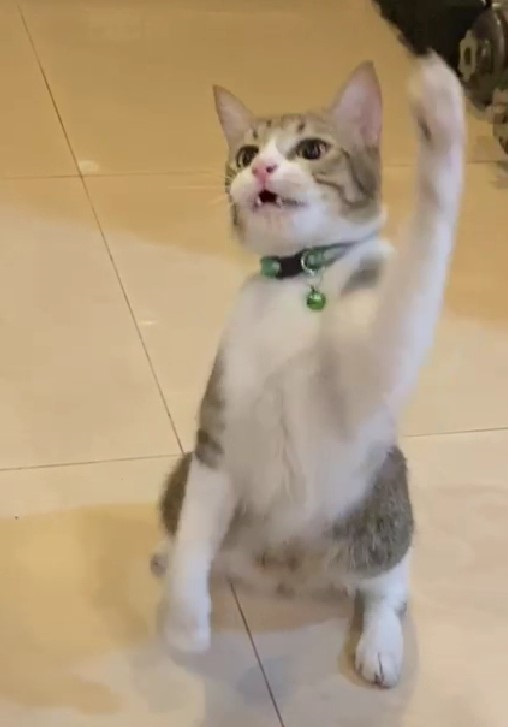
#> input picture Lab_5/sugar.png, 508 x 727 px, found by its file name
$ python Task4.py
#> lines starting #> are read from the running program, lines starting #| are printed output that depends on the picture
from PIL import Image, ImageFilter, ImageEnhance
import cv2
#import numpy as np

# Opening the image
image = Image.open("D:\APU Stuff\Bachelor of Computer Science (Intelligent Systems) [APD2F2202CS(IS)]\Semester 2\Imaging & Special Effects [CT029-3-2-ISE]\Mine\Labs\Lab_5\sugar.png")
#> image is the input picture: PIL image 508x727 RGBA; mean R, G, B, A 177.3, 155.7, 126.2, 255

newImage = image.resize((500, 500))
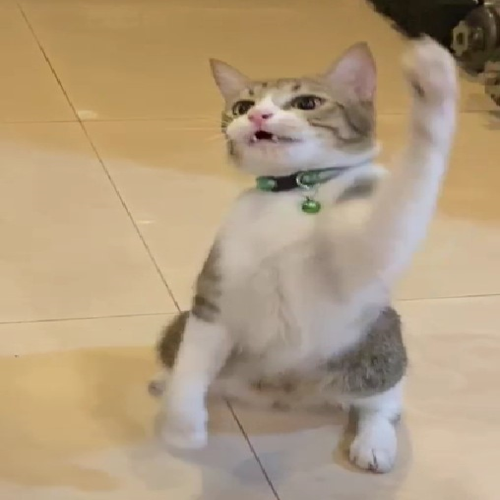
#> newImage: PIL image 500x500 RGBA; mean R, G, B, A 177.3, 155.7, 126.2, 255
blurimage = newImage.filter(ImageFilter.GaussianBlur(5))
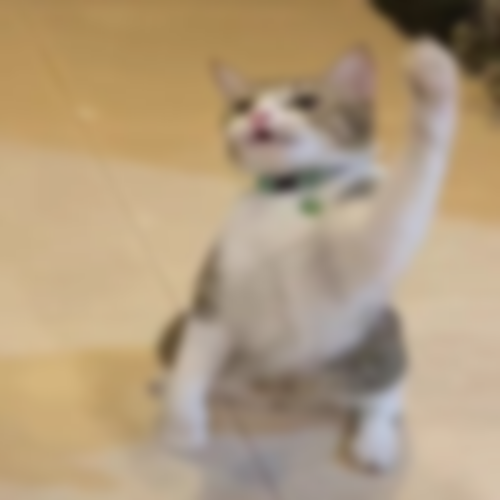
#> blurimage: PIL image 500x500 RGBA; mean R, G, B, A 177.3, 155.7, 126.2, 255
sharpenImage = ImageEnhance.Sharpness(newImage).enhance(30)
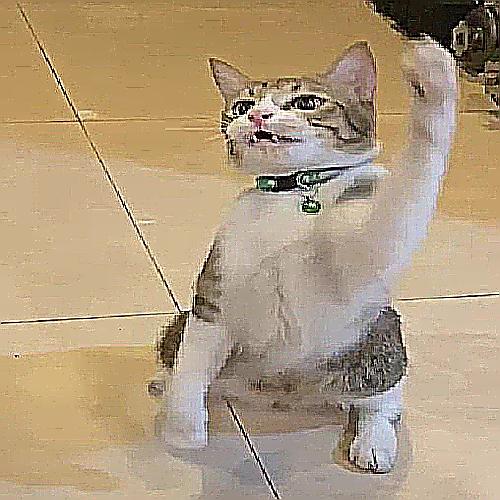
#> sharpenImage: PIL image 500x500 RGBA; mean R, G, B, A 177.4, 156.2, 127.2, 255

im1 = newImage
im2 = blurimage
im3 = sharpenImage

def get_concat_h_blank(im1, im2, color=(0, 0, 0)):
    dst = Image.new('RGB', (im1.width + im2.width, max(im1.height, im2.height)), color)
    dst.paste(im1, (0, 0))
    dst.paste(im2, (im1.width, 0))
    return dst

def get_concat_h_multi_blank(im_list):
    _im = im_list.pop(0)
    for im in im_list:
        _im = get_concat_h_blank(_im, im)
    return _im

get_concat_h_multi_blank([im1, im2, im3]).save('D:\APU Stuff\Bachelor of Computer Science (Intelligent Systems) [APD2F2202CS(IS)]\Semester 2\Imaging & Special Effects [CT029-3-2-ISE]\Mine\Labs\Lab_5\pillow_concat_h.png')
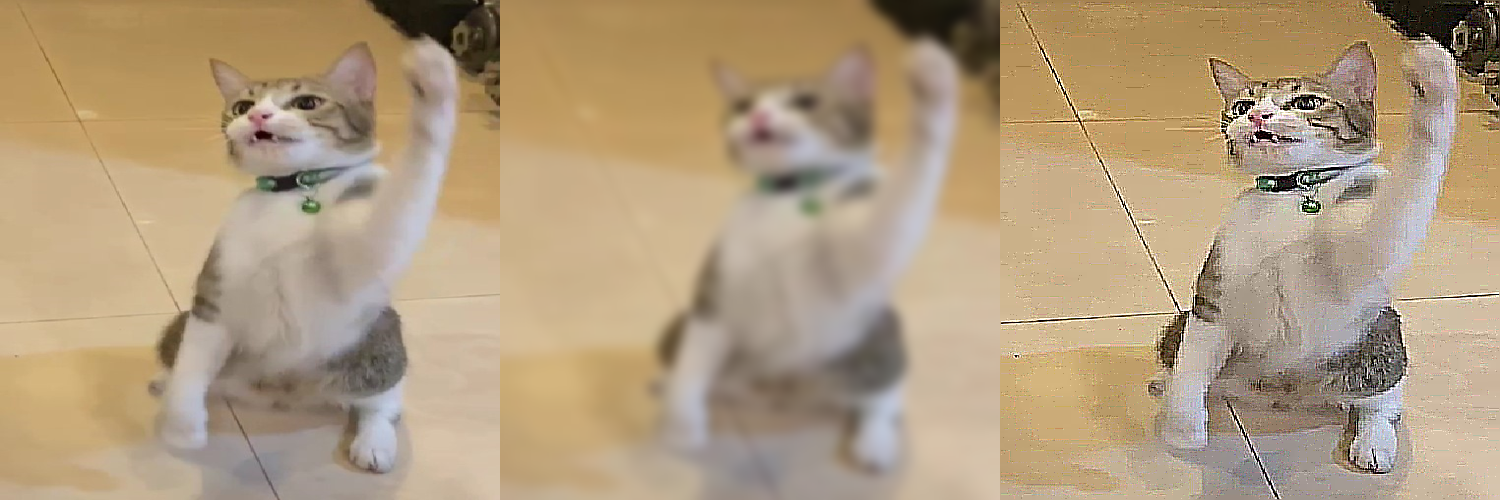
#> saved as pillow_concat_h.png: PIL image 1500x500 RGB; mean R, G, B 177.3, 155.9, 126.5

seeImage = Image.open("D:\APU Stuff\Bachelor of Computer Science (Intelligent Systems) [APD2F2202CS(IS)]\Semester 2\Imaging & Special Effects [CT029-3-2-ISE]\Mine\Labs\Lab_5\pillow_concat_h.png")
seeImage.show()
